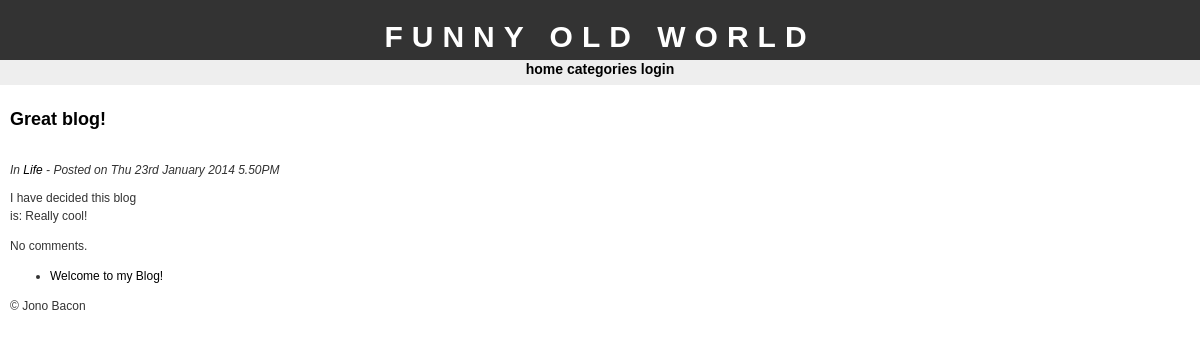
The page / on the database its author committed.
### tables this page shows
CREATE TABLE IF NOT EXISTS `entries` (
  `id` int(11) NOT NULL AUTO_INCREMENT,
  `cat_id` tinyint(4) NOT NULL,
  `dateposted` datetime NOT NULL,
  `subject` varchar(100) NOT NULL,
  `body` text NOT NULL,
  PRIMARY KEY (`id`),
  KEY `cat_id` (`cat_id`)
);

CREATE TABLE IF NOT EXISTS `categories` (
  `id` tinyint(4) NOT NULL AUTO_INCREMENT,
  `cat` varchar(20) NOT NULL,
  PRIMARY KEY (`id`)
);

### index.php (the view, shortened to what this page needs)
<?php
require("header.php");
$sql = "SELECT entries.*, categories.cat FROM entries, categories
	WHERE entries.cat_id = categories.id
	ORDER BY dateposted DESC
	LIMIT 1;";
$result = mysql_query($sql);
$row = mysql_fetch_assoc($result);
echo "<h2><a href='viewentry.php?id=" . $row['id'] . "'>" . $row['subject'] . "</a></h2><br />";
echo "<i>In <a href='viewcat.php?id=" . $row['cat_id'] ."'>" . $row['cat'] ."</a> - Posted on " . date("D jS F Y g.iA", strtotime($row['dateposted'])) ."</i>";
echo "<p>";
echo nl2br($row['body']);
echo "</p>";
echo "<p>";
$commsql = "SELECT name FROM comments WHERE blog_id = " . $row['id'] ." ORDER BY dateposted;";
$commresult = mysql_query($commsql);
$numrows_comm = mysql_num_rows($commresult);
if($numrows_comm == 0) {
	echo "<p>No comments.</p>";
}
echo "</p>";
$prevsql = "SELECT entries.*, categories.cat FROM entries, categories
	WHERE entries.cat_id = categories.id
	ORDER BY dateposted DESC
	LIMIT 1, 5;";
$prevresult = mysql_query($prevsql);
$numrows_prev = mysql_num_rows($prevresult);
if($numrows_prev == 0) {
	echo "<p>No previous entries.</p>";
}
else {
	echo "<ul>";
	while($prevrow = mysql_fetch_assoc($prevresult)) {
		echo "<li><a href='viewentry.php?id=" . $prevrow['id'] . "'>" . $prevrow	['subject'] . "</a></li>";
	}
}
echo "</ul>";
require("footer.php");
?>

### stylesheet.css (style rules this page uses)
body { font-family: "trebuchet ms", verdana, sans-serif; font-size: 12px; line-height: 1.5em; color: #333; background: #ffffff; margin: 0; padding: 0; text-align: center; width: 100%; }
p { margin-top: 10px; }
a:link { text-decoration: none; color: #000; }

### rows shown on the page
entries: subject "Great blog!", cat.cat "Life", dateposted "Thu 23rd January 2014 5.50PM", body "I have decided this blog is: Really cool!"
entries: subject "Welcome to my Blog!"

### other values the page prints
$config_blogname "FUNNY OLD WORLD"
$config_author "Jono Bacon"
